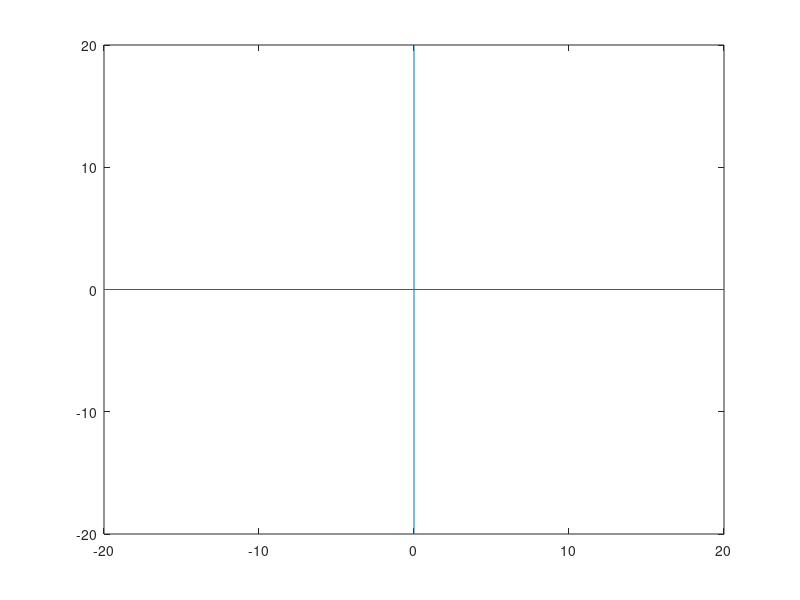

The MATLAB source for this figure:
clc;
fprintf('Enter no of vertex: ');
n=input('');
for i=1:n
fprintf('Enter x coordinate of pt, %d:',i);
x(i)=input('');
fprintf('Enter y coordinate of pt, %d:',i);
y(i)=input('');
end
object=ones(n,3);
object(:,1)=x;
object(:,2)=y;
fprintf('\n translation in x-direction:');
tx=input('');
fprintf('\n translation in y-direction:');
ty=input('');
translate=[1 0 0; 0 1 0;tx ty 1];
newobject=object*translate;
newobject;
fill(object(:,1),object(:,2),'black');
hold on;
fill(newobject(:,1),newobject(:,2),'green');
line([-20 20],[0 0]);
line([0 0],[-20 20]);
xlim ([-20 20]);
ylim ([-20 20]);